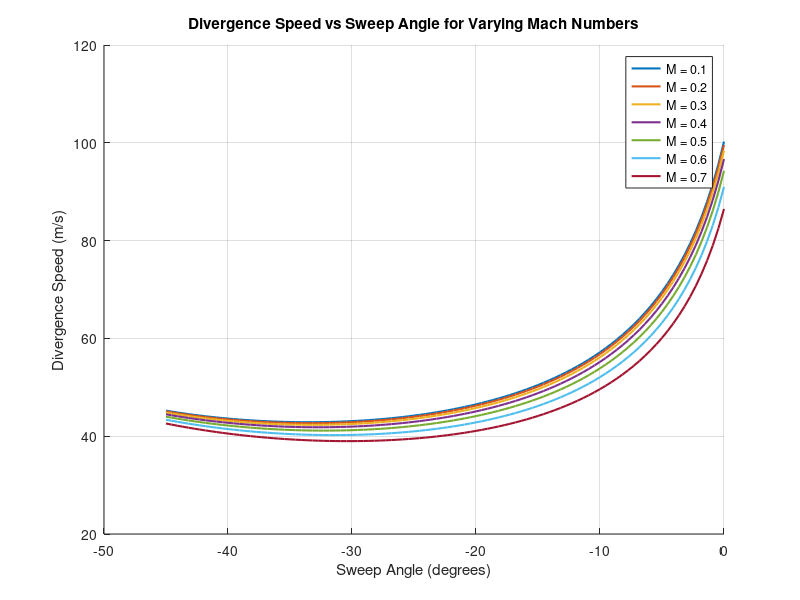

Write the MATLAB code that produced this figure.
% Parameters
c = 0.127;      % m
l = 0.762;      % m
e = 0.25 * c;   % m
EI = 25.3232;   % N-m^2
GJ = 38.22;     % N-m^2
rho = 1.225;    % kg/m^3
AR = (2 * l) / c;
Clalpha0 = 2 * pi;

% Sweep angles
gamma_deg = linspace(-45, 0, 100);
gamma_rad = deg2rad(gamma_deg);

% Mach number range
M_vals = linspace(0.1, 0.7, 7);

% Prepare figure
figure;
hold on;

% Loop over Mach numbers
for i = 1:length(M_vals)
    M = M_vals(i);

    % Compute Clalpha (compressibility and sweep corrected)
    beta = sqrt(1 - (M^2) * (cos(gamma_rad)).^2);
    term1 = AR * (Clalpha0 * cos(gamma_rad)) ./ beta;
    term2 = AR * sqrt(1 + ((Clalpha0 * cos(gamma_rad)).^2) ./ (AR * pi * beta).^2);
    Clalpha = term1 ./ term2 + (1/pi) * beta;

    % Compute qD and UD
    numerator = GJ * (pi^2);
    correction_term = 1 - ((0.03515 * GJ .* tan(gamma_rad) * l * (pi^2)) ./ (e * EI));
    denominator = (4 * (l^2) .* (cos(gamma_rad).^2) * e * c .* Clalpha) .* correction_term;

    qD = numerator ./ denominator;
    UD = sqrt((2 * qD) / rho);

    % Plot
    plot(gamma_deg, UD, 'DisplayName', ['M = ' num2str(M)], 'LineWidth', 1.5);
end

xlabel('Sweep Angle (degrees)');
ylabel('Divergence Speed (m/s)');
title('Divergence Speed vs Sweep Angle for Varying Mach Numbers');
grid on;
legend('Location', 'best');
hold off;
